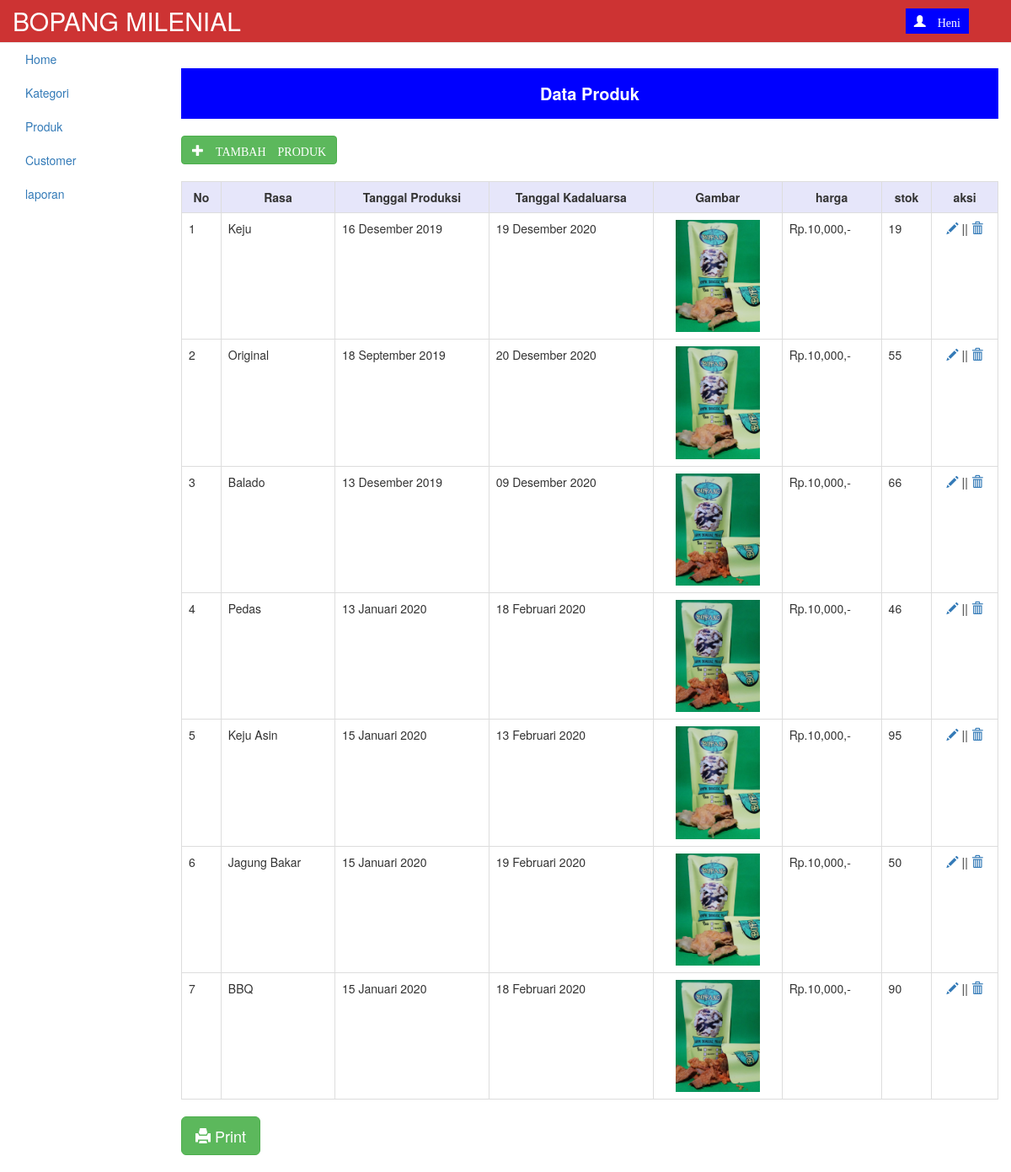
Screenshot of /page/admin/index.php?page=produk (signed in) with the database file from the repository.
### tables this page shows
CREATE TABLE `produk` (
  `id_produk` int(11) NOT NULL,
  `id_ketegori` int(11) NOT NULL,
  `gambar` text NOT NULL,
  `tgl_produksi` varchar(30) NOT NULL,
  `tgl_kadaluarsa` varchar(30) NOT NULL,
  `rasa` varchar(15) NOT NULL,
  `harga` varchar(10) NOT NULL,
  `stok` varchar(10) NOT NULL
);

### page/admin/produk.php (the view, shortened to what this page needs)
<?php
$no = 1;
$qry_produk = mysqli_query($GLOBALS["___mysqli_ston"], "SELECT * from produk");
?>
<div style="margin-top:30px;width:100%,height:50px;text-align:center;background:#0000ff;color:#fff;line-height:60px;font-size:20px;">
<b>Data Produk</b>
</div>
<a href="index.php?page=input_produk" class="btn btn-success" style="margin-top:20px;"><span class="glyphicon glyphicon-plus"> TAMBAH PRODUK</span></a>
<div class="th">
<table class="table table-bordered" style="margin-top:20px;">
	<th style=" background: #E6E6FA;"><center>No</center></th>
	<th style=" background: #E6E6FA;"><center>Rasa</center></th>
	<th style=" background: #E6E6FA;"><center>Tanggal Produksi</center></th>
	<th style=" background: #E6E6FA;"><center>Tanggal Kadaluarsa</center></th>
	<th style=" background: #E6E6FA;"><center>Gambar</center></th>
	<th style=" background: #E6E6FA;"><center>harga</center></th>
	<th style=" background: #E6E6FA;"><center>stok</center></th>
	<th style=" background: #E6E6FA;"><center>aksi</center></th>
	<?php while($data = mysqli_fetch_array($qry_produk)) { ?>
	<tr>
	 <td><?php echo $no++ ?></td>
	 <td><?php echo $data['rasa'] ?></td>
	 <td><?php echo $data['tgl_produksi'] ?></td>
	 <td><?php echo $data['tgl_kadaluarsa'] ?></td>
	 <td><center><img src="../../gambar/<?php echo $data['gambar'] ?>" style="width:100px;"></center></td>
	 <td>Rp.<?php echo number_format($data['harga']); ?>,-</td>
	 <td><?php echo $data['stok'] ?></td>
	 <td><a href="index.php?page=editproduk&id=<?php echo $data['id_produk']; ?>"><center><span class="glyphicon glyphicon-pencil"></span></a> || <a href="hapus_produk.php?id=<?php echo $data['id_produk']; ?>"><span class="glyphicon glyphicon-trash"></span></center></a></td>
	</tr>
	<?php } ?>
</table>
<a href="print_produk.php" class="btn btn-success btn-lg">
				<span class="glyphicon glyphicon-print"></span> Print
			</a>
</div>

### css/style.css (style rules this page uses)
body { padding-top: 50px; padding-bottom: 20px; }

### rows the page displays
produk: rasa "Keju", tgl_produksi "16 Desember 2019", tgl_kadaluarsa "19 Desember 2020", gambar (picture), harga "10,000", stok "19"
produk: rasa "Original", tgl_produksi "18 September 2019", tgl_kadaluarsa "20 Desember 2020", gambar (picture), harga "10,000", stok "55"
produk: rasa "Balado", tgl_produksi "13 Desember 2019", tgl_kadaluarsa "09 Desember 2020", gambar (picture), harga "10,000", stok "66"
produk: rasa "Pedas", tgl_produksi "13 Januari 2020", tgl_kadaluarsa "18 Februari 2020", gambar (picture), harga "10,000", stok "46"
produk: rasa "Keju Asin", tgl_produksi "15 Januari 2020", tgl_kadaluarsa "13 Februari 2020", gambar (picture), harga "10,000", stok "95"
produk: rasa "Jagung Bakar", tgl_produksi "15 Januari 2020", tgl_kadaluarsa "19 Februari 2020", gambar (picture), harga "10,000", stok "50"
produk: rasa "BBQ", tgl_produksi "15 Januari 2020", tgl_kadaluarsa "18 Februari 2020", gambar (picture), harga "10,000", stok "90"

### other values shown
$nama "Heni"
